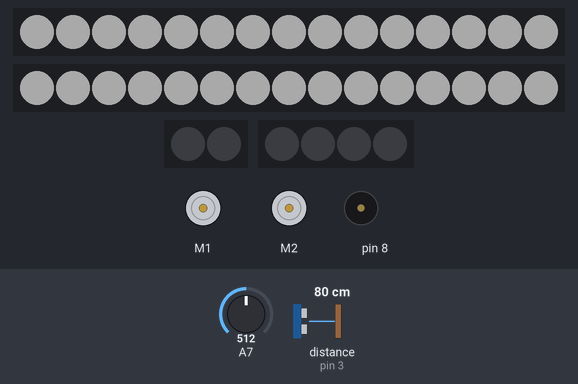
Recording of a sketch running on a simulated Arduino Nano, built with avr-gcc and run on an emulated ATmega328P. On the bench: 2 × DC motor (green arrow = forward, orange = backward, longer = faster), 2 × 15 RGB LEDs in strip order, left to right, 2 RGB LEDs in strip order, left to right, 4 RGB LEDs in strip order, left to right, buzzer (waves = sounding). The inputs (shaded band) are chosen by the test bench; at power-on: A7 = 512, distance to the obstacle (sensor on pin 3) 80 cm. Dim RGB values are drawn brighter than linear; random numbers use the default seed unless the sketch sets one; what the sketch prints to the serial monitor is not drawn.

Above: at 1.2 s.
1.3 s: A7 set to 0
At 3.3 s:
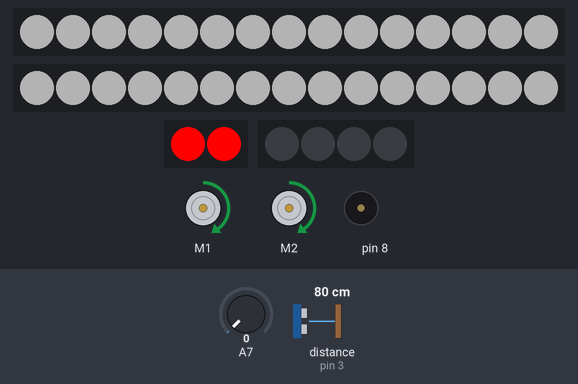
4.3 s: distance to the obstacle (sensor on pin 3) set to 2 cm
At 6.2 s:
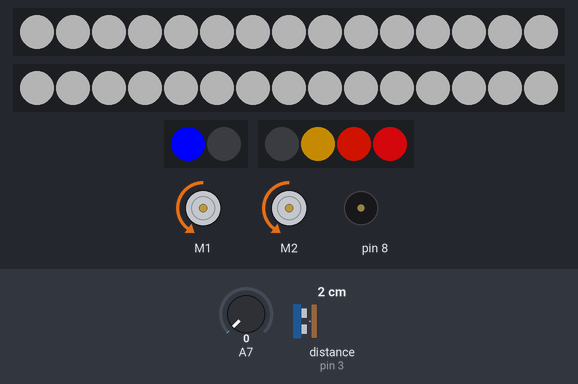
6.7 s: A7 set to 25
At 10.9 s:
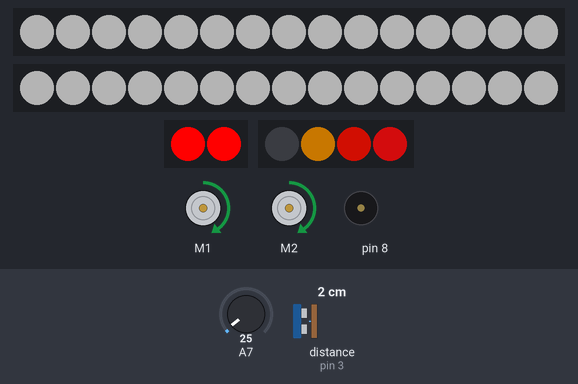
11.3 s: distance to the obstacle (sensor on pin 3) set to 7 cm
At 14.2 s:
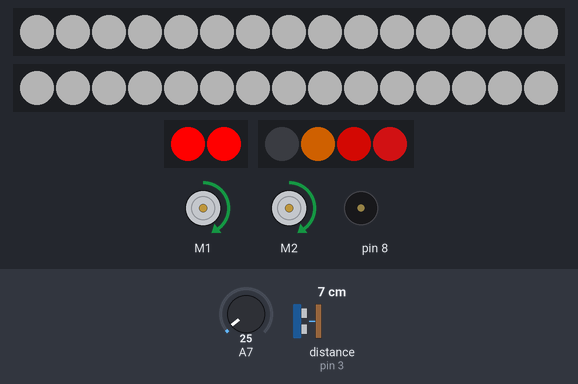
14.3 s: distance to the obstacle (sensor on pin 3) set to 4 cm
At 27.0 s:
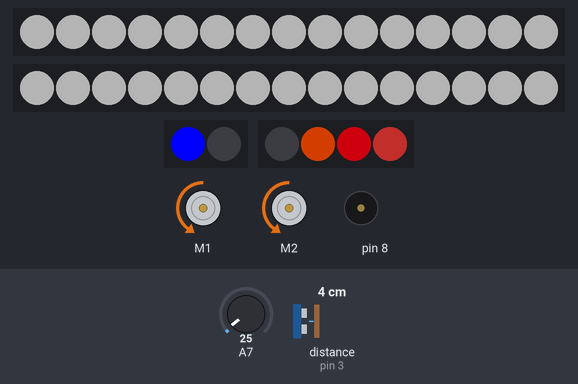
Timing chart, 0 to 41.7 s (numbered marks = the images above; inputs shaded):
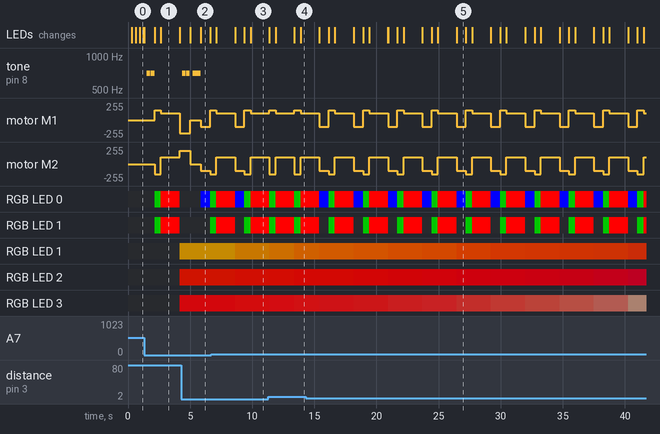

The sketch:

autoMove.ino
```cpp
/*************************************************************************
* File Name          : autoMove.ino
* Author             : Jeremy Jamar (Devnco)
* Date               : 20/04/2016
* Description        : Automove Program designed for mBot robot
**************************************************************************/

/*
 * Mapping
 *
 * PORT_3 : UltraSensor
 * PORT_4 : LineFinder
 * PORT_7 : Led
 * PORT_8 : LightSensor
 * PORT_9 : IRReceiver
 */

#include "MeMCore.h"

MeDCMotor motor1(M1);
MeDCMotor motor2(M2);
MeUltrasonicSensor ultraSensor(PORT_3);
MeLineFollower lineFinder(PORT_4);
MeRGBLed led(PORT_7);
MeLightSensor lightSensor(PORT_8);
MeBuzzer buzzer;
MeRGBLed led0(PORT_1);
MeRGBLed led1(PORT_1, SLOT1, 15);
MeRGBLed led2(PORT_1, SLOT2, 15);   /* parameter description: port, slot, led number */

float j, f, k;
int16_t bri = 0, st = 0;


uint8_t motorSpeed = 200;
uint8_t turnSpeed = 100;
uint8_t goBackSpeed = 150;

bool isMoving = false;
bool startProgram = false;

void setup() {
  pinMode(A7,INPUT);
  Serial.begin(9600);
  Serial.println("AutoMove Starting …");
  lightSensor.lightOn();
}

void loop() {
  if( analogRead(A7) == 0 ){
    delay(200);
    buzzer.tone(700, 300);
    delay(30);
    buzzer.tone(700, 300);
    delay(10);
    startProgram = !startProgram;

  }
  if( startProgram ){
    autoMove("turnRight");
    avoidTheVoid();
    color_loop();
  }
  else {
    stopMotors();
    white_breath();
  }
  //testLightSensor();
}

void color_loop()
{
  for(uint8_t t = 1; t < 15; t++)
  {
    uint8_t red  = 64 * (1 + sin(t / 2.0 + j / 4.0) );
    uint8_t green = 64 * (1 + sin(t / 1.0 + f / 9.0 + 2.1) );
    uint8_t blue = 64 * (1 + sin(t / 3.0 + k / 14.0 + 4.2) );
    led0.setColorAt(t, red, green, blue);
  }
  led0.show();
  j += random(1, 6) / 6.0;
  f += random(1, 6) / 6.0;
  k += random(1, 6) / 6.0;
}

void white_breath(){
  if(bri >= 100)
  {
    st = 1;
  }
  if(bri <= 0)
  {
    st = 0;
  }

  if(st)
  {
    bri--;
  }
  else
  {
    bri++;
  }
  for(int16_t t = 0; t < 15; t++)
  {
    led1.setColorAt(t, bri, bri, bri); /* parameter description: led number, red, green, blue, flash mode */
    led2.setColorAt(t, bri, bri, bri);
  }
  led1.show();
  led2.show();
  delay(20);
}
void avoidTheVoid(){
   int sensorState = lineFinder.readSensors();
   switch( sensorState ){
      case 0:
        moveMbot("stepBack");
        moveMbot("goBack");
        runMotors(motorSpeed);
        break;
      case 1:
        moveMbot("stepBack");
        moveMbot("turnRight");
        runMotors(motorSpeed);
        break;
      case 2:
        moveMbot("stepBack");
        moveMbot("turnLeft");
        runMotors(motorSpeed);
        break;
      case 3:

        break;
      default: break;
   }
}

int randomBetween(int a, int b){
    return rand()%(b+1-a) +a;
}

void autoMove(String instruction){

  if( checkProximity() ){

      if( instruction == "random" ){
        int r = randomBetween(1, 3);
        switch( r ){
          case 1:
            moveMbot("turnRight");
            break;
          case 2:
            moveMbot("turnLeft");
            break;
          case 3:
            moveMbot("goBack");
            break;
        }
      }
      else if( instruction == "turnRight" ) {
        moveMbot("turnRight");
      }
      else if( instruction == "turnLeft" ) {
        moveMbot("turnLeft");
      }
      else if( instruction == "goBack" ) {
        moveMbot("goBack");
      }
      runMotors(motorSpeed);
  }
}

void moveMbot( String action ){
  isMoving = true;
  Serial.print("moveMbot() : ");
  Serial.println(action);
  if( action == "turnLeft" ){
    changeLedColor(1,"blue", 255);
    motor1.run(turnSpeed);
    motor2.run(turnSpeed);
    delay(750);
  }else if ( action == "turnRight" ) {
    changeLedColor(0,"blue", 255);
    motor1.run(-turnSpeed);
    motor2.run(-turnSpeed);
    delay(750);
    led.setColorAt(0, 0, 0, 255);
  }else if ( action == "goBack" ){
    changeLedColor(2,"red", 255);
    motor1.run(turnSpeed);
    motor2.run(turnSpeed);
    delay(1500);
  }else if ( action == "stepBack" ){
    changeLedColor(2,"green", 100);
    motor1.run(goBackSpeed);
    motor2.run(-goBackSpeed);
    delay(500);
  };
  motor1.stop();
  motor2.stop();
  delay(0);
  changeLedColor(2,"red", 0);
  isMoving = false;
}

bool checkProximity(){
  int distanceCM = ultraSensor.distanceCm();
  if( distanceCM <= 5){
    Serial.println("Proximity sensor is less thant 5cm");
    return true;
  }
  else {
    return false;
  }
}

void runMotors(int speed){
  motor1.run(-speed);
  motor2.run(speed);
}

void stopMotors(){
  motor1.stop();
  motor2.stop();
}

void changeLedColor(int id, String color, int power){
  int r = 0;
  int g = 0;
  int b = 0;

  if( color == "red" ){
    r = power;
  }
  if( color == "green" ){
    g = power;
  }
  if( color == "blue" ){
    b = power;
  }
  if( color == "yellow" ){
    r = power;
    g = power;
  }
  if( color == "cyan" ){
    g = power;
    b = power;
  }
  if( color == "magenta" ){
    b = power;
    r = power;
  }
  if( id == 2 ){
    led.setColorAt(0, r, g, b);
    led.setColorAt(1, r, g, b);
  }
  else {
    led.setColorAt(id, r, g, b);
  }
  led.show();
}
```

Measured:
- the behaviour switches between 6 and 5 cm on distance to the obstacle (sensor on pin 3) (found by bisection; images 4 and 5)
- after the input at 1.3 s, tone on pin 8: alternates 700 Hz for 0.30 s and silent for 0.03 s, 4 changes in all, then stays silent, starting after 0.20 s; motor M1: stopped → forward 150/255 after 0.85 s, → forward 100/255 0.50 s later, → backward 200/255 1.5 s later
- what the display in image 1 shows lasts 1.5 s, from 2.7 s to 4.2 s
- what the display in image 2 shows lasts 0.7 s, from 5.9 s to 6.6 s
